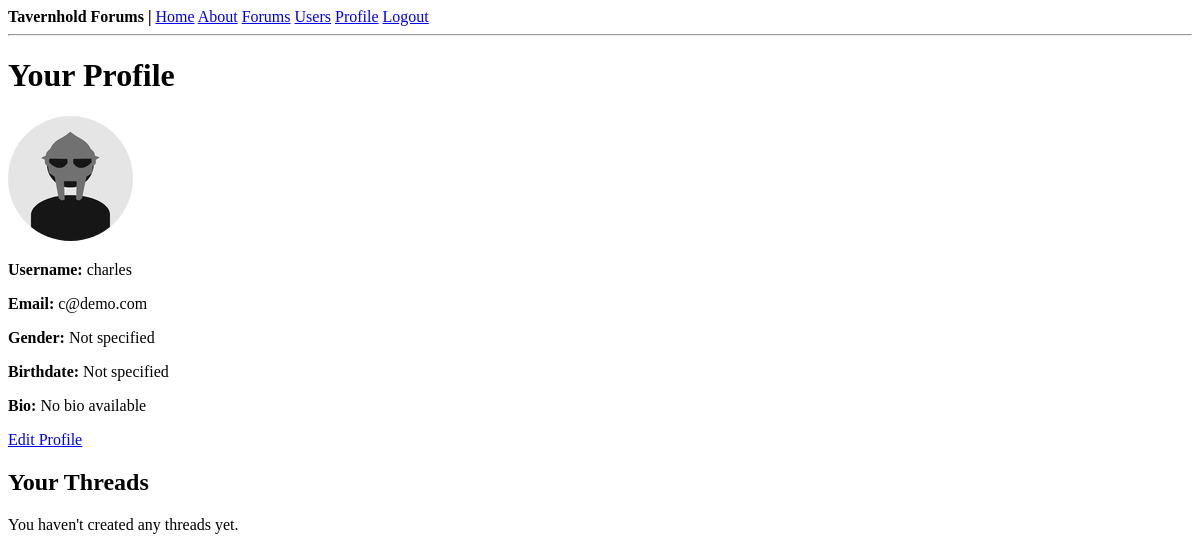
The app's page /profile (signed in) with its own data.
### thforums/models.py (models this page shows, shortened)
class User(db.Model, UserMixin):
    id = db.Column(db.Integer, primary_key=True)  # unique id for each user
    username = db.Column(db.String(20), unique=True, nullable=False)  # username must be unique
    email = db.Column(db.String(120), unique=True, nullable=False)  # email must be unique
    image_file = db.Column(db.String(20), nullable=False, default="default.png")  # profile picture
    password = db.Column(db.String(60), nullable=False)  # hashed password
    gender = db.Column(db.String(10), nullable=True)  # gender field
    birthdate = db.Column(db.Date, nullable=True)  # birthdate field
    bio = db.Column(db.Text, nullable=True)  # bio field
    threads = db.relationship("Thread", backref="author", lazy=True)  # relationship to threads created by the user
    replies = db.relationship("Reply", backref="author", lazy=True)  # relationship to replies made by the user

### thforums/routes.py (the view)
@app.route("/profile")
@login_required
def profile():
    page = request.args.get("page", 1, type=int)  # get the current page number
    threads = Thread.query.filter_by(author=current_user).order_by(Thread.date_posted.desc()).paginate(page=page, per_page=5)
    return render_template("profile.html", title="Profile", threads=threads)

### thforums/models.py (called while the page is built)
@login_manager.user_loader
def load_user(user_id):
    return User.query.get(int(user_id))

### thforums/templates/profile.html (shortened to what this page needs)
{% extends 'layout.html' %}
{% block content %}
<h1>Your Profile</h1>
<div>
    <img src="{{ url_for('static', filename='profile_pics/' + (current_user.image_file if current_user.image_file else 'default.png')) }}"
         alt="Profile Picture"
         class="large-profile-pic">
</div>
<div>
    <p><b>Username:</b> {{ current_user.username }}</p>
    <p><b>Email:</b> {{ current_user.email }}</p>
    <p><b>Gender:</b> {{ current_user.gender or "Not specified" }}</p>
    <p><b>Birthdate:</b> {{ current_user.birthdate.strftime('%Y-%m-%d') if current_user.birthdate else "Not specified" }}</p>
    <p><b>Bio:</b> {{ current_user.bio or "No bio available" }}</p>
</div>
<a href="{{ url_for('update_profile') }}">Edit Profile</a>
<div>
    <h2>Your Threads</h2>
    {% if not threads.items %}
        <p>You haven't created any threads yet.</p>
    {% endif %}
</div>
{% endblock %}

### thforums/static/styles.css (style rules this page uses)
.large-profile-pic { width: 125px; height: 125px; border-radius: 50%; }

### records on screen
User: image_file (placeholder picture), username "charles", email "c@demo.com", gender "Not specified", birthdate "Not specified", bio "No bio available"
